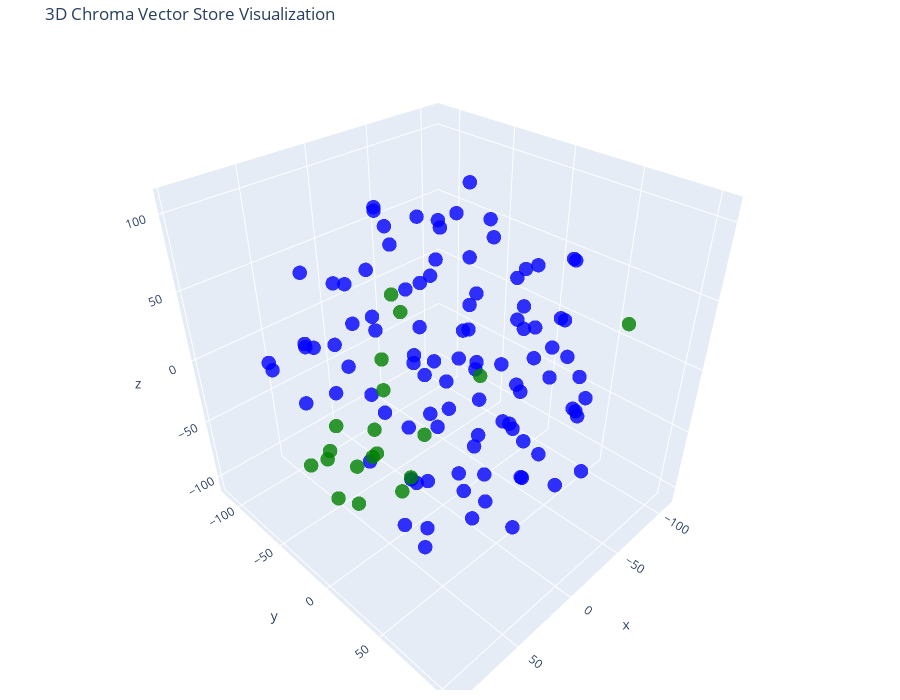

This figure's notebook cell:
### Code cell
tsne = TSNE(n_components=3, random_state=42)
reduced_vectors = tsne.fit_transform(vectors)

# Create the 3D scatter plot
fig = go.Figure(data=[go.Scatter3d(
    x=reduced_vectors[:, 0],
    y=reduced_vectors[:, 1],
    z=reduced_vectors[:, 2],
    mode='markers',
    marker=dict(size=5, color=colors, opacity=0.8),
    text=[f"Type: {t}<br>Text: {d[:100]}..." for t, d in zip(doc_types, documents)],
    hoverinfo='text'
)])

fig.update_layout(
    title='3D Chroma Vector Store Visualization',
    scene=dict(xaxis_title='x', yaxis_title='y', zaxis_title='z'),
    width=900,
    height=700,
    margin=dict(r=20, b=10, l=10, t=40)
)

fig.show()

### Figure 1 — Plotly figure (JSON) as saved in the notebook; plotly's stock layout.template omitted (floating-point values rounded to 4 significant figures)
{"data": [{"hoverinfo": "text", "marker": {"color": ["blue", "blue", "blue", "blue", "blue", "blue", "blue", "blue", "blue", "blue", "blue", "blue", "blue", "blue", "blue", "blue", "blue", "blue", "blue", "blue", "blue", "blue", "blue", "blue", "blue", "blue", "blue", "blue", "blue", "blue", "blue", "blue", "blue", "blue", "blue", "blue", "blue", "blue", "blue", "blue", "blue", "blue", "blue", "blue", "blue", "blue", "blue", "blue", "blue", "blue", "blue", "blue", "blue", "blue", "blue", "blue", "blue", "blue", "blue", "blue", "blue", "blue", "blue", "blue", "blue", "blue", "blue", "blue", "blue", "blue", "blue", "blue", "blue", "blue", "blue", "blue", "blue", "blue", "blue", "blue", "blue", "blue", "blue", "blue", "blue", "blue", "blue", "blue", "blue", "blue", "blue", "blue", "blue", "blue", "blue", "blue", "blue", "blue", "blue", "green", "green", "green", "green", "green", "green", "green", "green", "green", "green", "green", "green", "green", "green", "green", "green", "green", "green", "green"], "opacity": 0.8, "size": 5}, "mode": "markers", "text": ["Type: document<br>Text: **BỘ** **GIÁO** **DỤC** **VÀ** **ĐÀO** **TẠO** **ĐẠI** **HỌC**\n**BÁCH** **KHOA** **HÀ** **NỘI**\n\n**Q...", "Type: document<br>Text: CHƯƠNG I NHỮNG QUY ĐỊNH\nCHUNG..................................................................1\nĐiề...", "Type: document<br>Text: lũy...................................................6 Điều 8. Chuyển\ncơ sở đào tạo\nkhác..............", "Type: document<br>Text: 14. Đăng ký tốt nghiệp đại\nhọc.........................................................................", "Type: document<br>Text: Điều 21. Đăng ký học tập chương trình kỹ\nsư............................................................", "Type: document<br>Text: sĩ.........................................................17 Điều 28.\nHọc bổ sung, miễn học và công...", "Type: document<br>Text: Điều 35. Gia hạn thời gian học tập, thôi\nhọc...........................................................", "Type: document<br>Text: ii...", "Type: document<br>Text: Điều 38. Tiểu luận tổng quan và chuyên đề tiến sĩ\n.....................................................", "Type: document<br>Text: cứu..............................27 CHƯƠNG VI TỔ CHỨC THỰC\nHIỆN........................................", "Type: document<br>Text: BỘ GIÁO DỤC VÀ ĐÀO TẠO\n\n**ĐẠI** **HỌC** **BÁCH** **KHOA** **HÀ** **NỘI**\n\n**CỘNG** **HÒA** **XÃ** **...", "Type: document<br>Text: 2\\. Quy chế này áp dụng cho sinh viên đại học, học viên của chương\ntrình thạc sĩ và nghiên cứu sinh ...", "Type: document<br>Text: 1\\. Ngành đào tạo (sau đây gọi tắt là ngành) là một lĩnh vực chuyên\nmôn rộng, có mã số trong Danh mụ...", "Type: document<br>Text: 2 Quy chế tuyển sinh và đào tạo trình độ thạc sĩ, ban hành theo Thông\ntư số 23/2021/TT-BGDĐT ngày 30...", "Type: document<br>Text: 4 Danh mục thống kê ngành đào tạo của giáo dục đại học ban hành theo\nThông tư số 09/2022/TT-BGDĐT ng...", "Type: document<br>Text: 4\\. Chương trình ELITECH (từ viết tắt của cụm từ Elite Technology\nProgram) là CTĐT chất lượng cao (t...", "Type: document<br>Text: 5\\. Thời gian và khối lượng học tập chuẩn đối với các CTĐT theo hình\nthức chính quy không kể các môn...", "Type: document<br>Text: 6 Chương trình đào tạo cử nhân-kỹ sư tích hợp là chương trình được\nthiết kế một cách tổng thể, liên ...", "Type: document<br>Text: 2\\. Lịch đăng ký học tập, thời khóa biểu, lịch thi và kế hoạch xét\ncông nhận tốt nghiệp trong năm họ...", "Type: document<br>Text: b\\) Đối với sinh viên học liên thông đã được miễn trừ khối lượng tín\nchỉ tích lũy, thời gian thiết k...", "Type: document<br>Text: d\\) Đối với người học các CTĐT đại học và thuộc diện đối tượng ưu tiên\ntheo quy định tại Quy chế tuy...", "Type: document<br>Text: 2\\. Học phần là đơn vị cấu thành chương trình học tập và được thực\nhiện trọn vẹn trong một học kỳ. M...", "Type: document<br>Text: 5\\. Học phần tương đương và học phần thay thế\n\na\\) Người học được tùy chọn học một học phần tương đư...", "Type: document<br>Text: 2\\. Điểm quá trình được đánh giá qua thi giữa kỳ, kiểm tra thường kỳ,\nkết hợp thi giữa kỳ và kiểm tr...", "Type: document<br>Text: 4\\. Hình thức đánh giá trực tuyến được áp dụng khi đảm bảo trung thực,\ncông bằng và khách quan như đ...", "Type: document<br>Text: ||\n||\n||\n||\n||\n\n7\\. Người học có thể đăng ký học lại học phần đã có điểm đạt để cải\nthiện điểm trung...", "Type: document<br>Text: **Điều** **6.** **Hoãn** **thi,** **miễn** **thi,** **phúc** **tra**\n**và** **khiếu** **nại** **điểm...", "Type: document<br>Text: 3\\. Người học không dự thi giữa kỳ do bị ốm, tai nạn hoặc vì lý do\nchính đáng được giảng viên bố trí...", "Type: document<br>Text: 1\\. Số TC tích lũy là tổng số TC của các học phần có điểm đạt kể từ\nđầu khóa kể cả các học phần được...", "Type: document<br>Text: 2\\. Học viên thạc sĩ không thể tiếp tục học tập tại ĐHBK Hà Nội vì lý\ndo chuyển nơi cư trú hoặc chuy...", "Type: document<br>Text: **Điều** **9.** **Học** **phí**\n\n1\\. Người học có nghĩa vụ nộp học phí đầy đủ và đúng thời hạn theo ...", "Type: document<br>Text: 4\\. Sinh viên, học viên có đơn đề nghị thôi học, nghỉ học tạm thời\nhoặc chuyển cơ sở đào tạo trong k...", "Type: document<br>Text: a\\) Đăng ký học phần: sinh viên chọn đăng ký những học phần dự tính sẽ\nhọc trong học kỳ tiếp. Sinh v...", "Type: document<br>Text: 2\\. Số lượng TC đăng ký:\n\na\\) Sinh viên không thuộc diện cảnh báo học tập theo quy định tại\nkhoản 1 ...", "Type: document<br>Text: 4\\. Đối với học phần có giờ lên lớp, chỉ mở lớp khi có tối thiểu 20\nsinh viên đăng ký học. Các trườn...", "Type: document<br>Text: 1\\. Kết quả học tập của người học đã tích lũy từ một trình độ đào tạo\nkhác, một CTĐT khác hoặc từ mộ...", "Type: document<br>Text: 9\n\nCTĐT theo hình thức VLVH tại đơn vị liên kết, việc đánh giá ĐATN được\nphép thực hiện tại đơn vị l...", "Type: document<br>Text: 1\\. Kết thúc mỗi học kỳ, sinh viên tham gia khảo sát lấy ý kiến phản\nhồi về các điều kiện bảo đảm ch...", "Type: document<br>Text: a\\) Số TC tích lũy (số TCTL).\n\nb\\) Tổng số TC của các học phần đã học nhưng chưa đạt từ đầu khóa (số...", "Type: document<br>Text: **Điều** **13.** **Đồ** **án/khóa** **luận** **tốt** **nghiệp**\n**đại** **học**\n\nCác học phần tốt ng...", "Type: document<br>Text: 3\\. Kết quả ĐATN được đánh giá như sau:\n\na\\) Điểm quá trình của ĐATN được tính bằng trung bình cộng ...", "Type: document<br>Text: e\\) Các điểm của người hướng dẫn, phản biện và thành viên hội đồng\nđánh giá ĐATN được phép cho lẻ tớ...", "Type: document<br>Text: b\\) Đạt chuẩn ngoại ngữ đầu ra.\n\nc\\) Điểm trung bình tích lũy toàn khóa (tính theo các học phần đăng...", "Type: document<br>Text: 6\\. Sinh viên không tốt nghiệp được quyền đề nghị cấp chứng nhận với\ncác học phần đã tích lũy trong ...", "Type: document<br>Text: b\\) Sinh viên bị Hội đồng kỷ luật của ĐHBK Hà Nội đề nghị áp dụng mức\nkỷ luật từ cảnh cáo trở lên.\n\n...", "Type: document<br>Text: c\\) Thời gian nghỉ học tạm thời do sinh viên được điều động vào lực\nlượng vũ trang (là thời gian đượ...", "Type: document<br>Text: 3\\. Tự nguyện thôi học: Sinh viên thấy không có đủ điều kiện hoặc\nkhông muốn tiếp tục học tại ĐHBK H...", "Type: document<br>Text: d\\) Không bị cảnh báo học tập hoặc bị xét thi hành kỷ luật;\n\n2\\. Không cho phép chuyển CTĐT đối với ...", "Type: document<br>Text: 5\\. Sinh viên từ trường khác muốn chuyển tới học tại ĐHBK Hà Nội phải\nđáp ứng điều kiện trúng tuyển ...", "Type: document<br>Text: 2\\. Sinh viên được đăng ký học chương trình thứ hai sớm nhất khi đã\nđược xếp trình độ năm thứ hai củ...", "Type: document<br>Text: 6\\. Sinh viên chỉ được xét tốt nghiệp chương trình thứ hai, nếu có đủ\nđiều kiện tốt nghiệp ở chương ...", "Type: document<br>Text: c\\) Áp dụng cảnh báo học tập mức 3 đối với sinh viên có số TC nợ đọng\ntừ đầu khóa lớn hơn 24.\n\nd\\) S...", "Type: document<br>Text: 3\\. Buộc thôi học là hình thức áp dụng đối với những sinh viên có kết\nquả học tập rất kém, cụ thể tr...", "Type: document<br>Text: 15\n\n2\\. Sinh viên thi hộ hoặc nhờ người thi hộ đều bị kỷ luật ở mức đình\nchỉ học tập 01 năm đối với ...", "Type: document<br>Text: 2\\. Quy trình đăng ký học tập thực hiện theo khoản 1 Điều 10 của Quy\nchế này.\n\n3\\. Trong quá trình h...", "Type: document<br>Text: 4\\. Việc đánh giá kết quả thực hiện ĐATN KS được thực hiện theo khoản\n3 Điều 13 của Quy chế này. Đồ ...", "Type: document<br>Text: b\\) Đã nộp đồ án tốt nghiệp cho thư viện theo quy cách của bản đồ án\ndo ĐHBK Hà Nội quy định.\n\nc\\) Đ...", "Type: document<br>Text: **Điều** **24.** **Điểm** **trung** **bình** **toàn** **khóa** **và**\n**hạng** **tốt** **nghiệp** **...", "Type: document<br>Text: b\\) Học viên bị Hội đồng kỷ luật của ĐHBK Hà Nội đề nghị áp dụng mức\nkỷ luật từ cảnh cáo trở lên.\n\n*...", "Type: document<br>Text: 17\n\nvượt quá 2 học kỳ chính; thời gian nghỉ trên 2 học kỳ được tính vào\nthời gian học chậm tiến độ.\n...", "Type: document<br>Text: 6\\. Học viên thấy không có đủ điều kiện hoặc không muốn tiếp tục học\ntại ĐHBK Hà Nội có thể làm đơn ...", "Type: document<br>Text: **CHƯƠNG** **IV** **ĐÀO** **TẠO** **THẠC** **SĨ**\n\n**Điều** **27.** **Đăng** **ký** **học** **tập** ...", "Type: document<br>Text: 18\n\n3\\. Đối với các học phần được giảng dạy trên lớp, quy mô lớp học phần\ntối thiểu là 20 học viên. ...", "Type: document<br>Text: b\\) Danh mục các học phần bổ sung và số TC được xác định khi xét hồ sơ\nđăng ký dự tuyển dựa trên việ...", "Type: document<br>Text: c\\) Học viên học chương trình tích hợp Cử nhân - Thạc sĩ khoa học của\nĐHBK Hà Nội được đăng ký học t...", "Type: document<br>Text: 19\n\n**Điều** **29.** **Đăng** **ký** **đề** **tài** **luận** **văn**\n**thạc** **sĩ**\n\n1\\. Đăng ký đề...", "Type: document<br>Text: **Điều** **30.** **Điều** **kiện** **được** **bảo** **vệ** **luận**\n**văn** **thạc** **sĩ**\n\nHọc viê...", "Type: document<br>Text: **Điều** **31.** **Điểm** **luận** **văn** **thạc** **sĩ**\n\n1\\. Điểm luận văn thạc sĩ là điểm bảo vệ...", "Type: document<br>Text: 20\n\nnghiệm thu, hoặc đề tài nghiên cứu đã được nghiệm thu do người hướng\ndẫn chủ trì và học viên là ...", "Type: document<br>Text: 2\\. Trong trường hợp luận văn bảo vệ lần thứ hai vẫn không đạt yêu\ncầu, nếu học viên có nguyện vọng ...", "Type: document<br>Text: 1\\. Học viên có đủ các điều kiện sau đây thì được xét công nhận tốt\nnghiệp:\n\na\\) Luận văn đạt yêu cầ...", "Type: document<br>Text: ||\n||\n||\n||\n\n3\\. Học viên đạt đủ điều kiện tốt nghiệp được Giám đốc ĐHBK Hà Nội ra\nquyết định công n...", "Type: document<br>Text: 2\\. Học viên bị ốm hoặc tai nạn buộc phải điều trị trong thời gian\ndài, hoặc nghỉ thai sản theo quy ...", "Type: document<br>Text: 4\\. Học viên phải nộp đơn đề nghị trở lại học chậm nhất 1 tuần trước\nkhi bắt đầu học kỳ mới. Đối với...", "Type: document<br>Text: 3\\. Học viên bị buộc thôi học trong các trường hợp sau đây:\n\na\\) Học viên học chậm tiến độ quá thời ...", "Type: document<br>Text: 2\\. Căn cứ kế hoạch học tập chuẩn toàn khóa của CTĐT tiến sĩ, NCS xây\ndựng kế hoạch chi tiết theo từ...", "Type: document<br>Text: 1\\. Các học phần bổ sung nhằm hỗ trợ NCS có đủ kiến thức, trình độ\nchuyên môn để thực hiện đề tài ng...", "Type: document<br>Text: a\\) Mỗi NCS phải hoàn thành tối thiểu 8 TC tương ứng 3-4 học phần tiến\nsĩ.\n\nb\\) NCS phải thực hiện q...", "Type: document<br>Text: **Điều** **38.** **Tiểu** **luận** **tổng** **quan** **và** **chuyên**\n**đề** **tiến** **sĩ**\n\n1\\. T...", "Type: document<br>Text: b\\) NCS phải hoàn thành Tiểu luận tổng quan với kết quả đạt yêu cầu\ntrong vòng 12 tháng kể từ khi có...", "Type: document<br>Text: b\\) NCS phải đăng ký thực hiện các chuyên đề tiến sĩ. Tên của chuyên\nđề do NCS đề xuất và phải được ...", "Type: document<br>Text: 2\\. Quyển thuyết minh Luận án tiến sĩ phải đáp ứng quy định về hình\nthức, cách trình bày luận án; số...", "Type: document<br>Text: c\\) Tuân thủ các quy định khác của Luật sở hữu trí tuệ.\n\n**Điều** **40.** **Điều** **kiện** **được**...", "Type: document<br>Text: c\\) Tổng điểm của tất cả các công trình nghiên cứu trong khoản b mục 1\ncủa Điều này phải đạt từ 2,0 ...", "Type: document<br>Text: 2\\. Điều kiện để NCS được bảo vệ luận án ở Hội đồng đánh giá luận án\ncấp Đại học (bảo vệ luận án cấp...", "Type: document<br>Text: b\\) Hội đồng đánh giá luận án cấp cơ sở (sau đây gọi tắt là hội đồng\ncấp cơ sở) do Hiệu trưởng trườn...", "Type: document<br>Text: đ) Trong vòng 20 ngày sau khi kết thúc đánh giá luận án cấp cơ sở, NCS\nphải hoàn thành đầy đủ việc s...", "Type: document<br>Text: b\\) Hội đồng đánh giá luận án cấp Đại học do Giám đốc ĐHBK Hà Nội ra\nquyết định thành lập có 7 thành...", "Type: document<br>Text: 26\n\nd\\) Luận án được đánh giá bằng hình thức bỏ phiếu (tán thành hoặc\nkhông tán thành), luận án khôn...", "Type: document<br>Text: **Điều** **42.** **Đánh** **giá** **lại** **luận** **án** **tiến**\n**sĩ**\n\n1\\. Trong trường hợp Hội ...", "Type: document<br>Text: 3\\. Trong trường hợp luận án bảo vệ lần thứ hai vẫn không đạt yêu cầu,\nĐHBK Hà Nội không tổ chức bảo...", "Type: document<br>Text: d\\) Đã nộp Thư viện Quốc gia Việt Nam và Thư viện Tạ Quang Bửu của\nĐHBK Hà Nội (cả bản in và file pd...", "Type: document<br>Text: 27\n\nbằng tiến sĩ cho nghiên cứu sinh được thực hiện trong thời hạn 30 ngày\nlàm việc kể từ ngày quyết...", "Type: document<br>Text: 4\\. Giám đốc ĐHBK Hà Nội xem xét, quyết định cho phép NCS được rút\nngắn thời gian học tập tối đa khô...", "Type: document<br>Text: **Điều** **45.** **Công** **nhận** **và** **chuyển** **đổi** **kết**\n**quả** **học** **tập,** **nghi...", "Type: document<br>Text: 28\n\nphù hợp với nội dung, yêu cầu của CTĐT, được thực hiện trên cơ sở đề\nxuất của Tiểu ban xét tuyển...", "Type: document<br>Text: 2\\. Đối với các khoá tuyển sinh có quyết định công nhận NCS trong\nkhoảng thời gian từ ngày 15 tháng ...", "Type: document<br>Text: 3\\. Đối với các khoá tuyển sinh đã có quyết định công nhận NCS trước\nngày 18 tháng 5 năm 2017, ĐHBK ...", "Type: document<br>Text: 29\n\nb\\) Khoản 2 Điều 18 (về việc học cùng lúc hai chương trình) được áp\ndụng với các khóa tuyển sinh...", "Type: question answer<br>Text: Ban Công tác Sinh viên sẽ tiếp nhận và giải đáp thắc mắc của sinh viên tại địa chỉ nào?: Chỉ tại các...", "Type: question answer<br>Text: Một môn học có trọng số KT(0,4)-T(0,6) nghĩa là môn học đó có *: Trọng số của điểm kiểm tra giữa kỳ ...", "Type: question answer<br>Text: Phương pháp quản lý chi tiêu 50-20-30 với sinh viên?: 50% Nhu cầu thiết yếu, 20% Tiết kiệm, 30% Sở ...", "Type: question answer<br>Text: Sinh viên bắt đầu được xem xét chuyển ngành từ khi nào?: Sau khi hoàn thành năm thứ nhất\n\nTrong các...", "Type: question answer<br>Text: Sinh viên sẽ bị xem xét buộc thôi học nếu?: Bị cảnh cáo học tập mức 3 lần thứ hai\n\nĐiều kiện xét tuy...", "Type: question answer<br>Text: Khi nào sinh viên phải hoàn toàn tự đăng ký lớp?: Bắt đầu từ học kỳ thứ 3\n\nCách thức đánh giá điểm r...", "Type: question answer<br>Text: Các bước đăng ký mới hoặc reset lại mật khẩu bị mất là: *: Truy cập ctt.hust.edu.vn – Chọn “Đăng nhậ...", "Type: question answer<br>Text: Đối tượng được xét học bổng Trần Đại Nghĩa là những ai: *: Sinh viên có hoàn cảnh khó khăn, có nghị ...", "Type: question answer<br>Text: Điều kiện được xét học bổng loại A là gì: *: GPA từ 3.6, điểm rèn luyện từ 90.\n\nTheo định hướng cu...", "Type: question answer<br>Text: Điểm rèn luyện được xếp loại theo cách nào dưới đây?: Xuất sắc, Tốt, Khá, Trung bình, Yếu, Kém\n\nĐiểm...", "Type: question answer<br>Text: Một môn học có trọng số KT(0.3)-T(0.7) và có điểm thi giữa kỳ (đã cộng) là 9đ, điểm thi cuối kỳ là 8...", "Type: question answer<br>Text: Ưu điểm nào sau đây là đặc trưng của chương trình đào tạo theo tín chỉ?: Sinh viên có thể tự lập kế ...", "Type: question answer<br>Text: Điều kiện cần để đạt học bổng loại A là gì?: GPA≥3,6 ĐRL≥90\n\nĐịa chỉ bạn cần đến để được hỗ t...", "Type: question answer<br>Text: Sinh viên được xếp hạng trình độ năm thứ nhất căn cứ số tín chỉ tích lũy như thế nào?: Trình độ năm ...", "Type: question answer<br>Text: Học đại học có khác gì so với THPT: Cần có kỹ năng làm việc độc lập: Cần có khả năng tự đọc - tự học...", "Type: question answer<br>Text: Mục chấm điểm rèn luyện có 2 cột điểm SV chấm và điểm GV chấm, vậy điểm chốt tính theo điểm nào?: Cộ...", "Type: question answer<br>Text: Các màu nhãn sách tại Trung tâm truyền thông và tri thức số là:: Màu trắng: sách đọc tại các phòng.:...", "Type: question answer<br>Text: Học bổng Trần Đại Nghĩa dành cho sinh viên có hoàn cảnh kinh tế khó khăn, có nghị lực vươn lên trong...", "Type: question answer<br>Text: Đâu là trang tra cứu OPAC:: http://libopac.hust.edu.vn/\n\nGPA và CPA có nghĩa là gì ?: GPA là điểm tr..."], "type": "scatter3d", "x": [92.59, -17.09, -28.41, -24.2, -18.01, -8.825, -23.33, -43.51, 5.347, 88.88, 83.4, 34.02, 11.29, 20.9, 37.87, -20.25, 11.49, 49.25, -49.0, -8.554, 12.71, -82.47, -93.74, -110.1, -88.01, -97.29, -67.02, -81.11, 9.867, -60.34, -2.872, 1.86, 28.98, 17.3, 14.31, 65.02, 75.33, 59.74, -92.09, 45.0, -102.4, 38.79, 10.95, 11.59, 6.711, 26.58, -34.44, 68.96, -26.87, 48.31, -55.03, 7.161, -8.279, 42.07, -43.78, -60.72, -35.88, 20.14, 0.6544, 36.43, -30.71, -38.42, 30.2, 35.55, 45.47, -26.66, -27.42, -51.37, -58.61, -31.98, -54.88, -15.55, 12.25, 15.62, -28.73, -44.13, -46.18, -56.34, 11.04, -30.21, -23.57, -4.028, -27.54, -55.41, -32.93, 38.29, -41.65, 33.5, 1.917, -4.261, -11.48, 8.614, 83.03, -34.9, 84.85, 90.0, 9.824, 0.6794, -11.44, 1.675, -35.56, 55.89, 47.26, 71.69, 27.16, 19.1, 78.3, 72.02, 38.54, 22.63, 69.61, 96.19, 26.55, 59.3, -54.97, -25.0, 58.63, -78.41], "y": [-42.37, -45.04, -46.94, 42.25, 31.38, 12.98, 85.24, 57.85, -56.9, -4.517, -61.46, -97.03, -95.22, -85.61, 9.108, -115.0, 16.59, -73.85, 19.05, -5.634, 42.12, 45.31, 37.78, -17.05, -10.19, 15.2, 8.004, -9.277, 6.337, 65.75, 25.0, 16.36, 15.41, 43.37, 39.21, 44.73, 63.72, -64.26, -0.9791, 35.31, 19.0, -85.63, -91.09, 38.2, 84.93, 96.89, 40.66, 37.87, 13.56, 32.49, 4.206, 68.1, 59.75, 53.64, 60.26, 44.05, 31.48, 12.95, 80.65, 84.34, 42.39, 83.26, 47.71, 69.59, -34.98, 13.95, -16.23, -28.5, -17.13, -9.291, 9.743, 56.34, 105.0, 70.0, 4.862, -13.2, -77.79, -36.9, -36.48, -80.71, -87.13, -63.3, -50.63, -58.46, -39.66, -41.9, -53.94, -24.46, -18.29, -23.89, -45.21, -58.75, 42.74, -11.76, 62.7, 36.7, -59.91, 91.49, -16.87, -31.26, -78.55, 9.313, 9.566, -16.56, -36.38, -51.6, -12.48, 0.8859, -22.79, -31.24, -28.79, -9.924, -12.51, -47.97, 90.81, -44.71, -18.87, -39.42], "z": [28.11, -16.34, -39.72, -4.327, 13.77, 51.14, 1.648, 84.61, 8.358, 59.55, 19.08, -10.19, -18.26, -50.0, -15.48, -23.87, -11.87, 10.53, -24.26, -13.38, -16.71, -50.7, -31.34, 27.54, 35.59, 4.251, 6.169, -0.5424, 108.2, -16.13, -45.71, -71.57, -60.84, -82.14, 78.95, -18.15, -31.63, -25.71, -33.98, 13.93, 47.46, 52.53, 31.91, 33.45, 63.17, 11.64, -83.6, -53.42, -93.47, -92.95, -67.5, -79.23, -52.7, 58.45, 20.72, 31.55, 46.56, 25.71, 39.15, 30.44, -47.77, -52.1, -46.25, -35.61, 10.59, 88.27, 93.0, 101.5, 78.77, 65.17, 49.64, 52.28, 38.23, 6.328, -33.34, -25.7, -53.62, -10.77, 90.8, 49.04, 73.28, 89.3, 79.64, 60.36, 52.11, 61.71, 31.56, 45.24, 26.74, 52.82, 36.83, 53.29, 40.5, 11.29, 10.05, 8.548, -43.5, -31.74, -59.28, -107.1, -4.671, 42.87, 79.68, -9.613, -71.4, -89.34, -60.92, -30.04, -35.7, -17.39, -37.89, -20.34, -90.78, -63.61, 52.23, -91.23, -84.06, -62.28]}], "layout": {"height": 700, "margin": {"b": 10, "l": 10, "r": 20, "t": 40}, "scene": {"xaxis": {"title": {"text": "x"}}, "yaxis": {"title": {"text": "y"}}, "zaxis": {"title": {"text": "z"}}}, "title": {"text": "3D Chroma Vector Store Visualization"}, "width": 900}}
